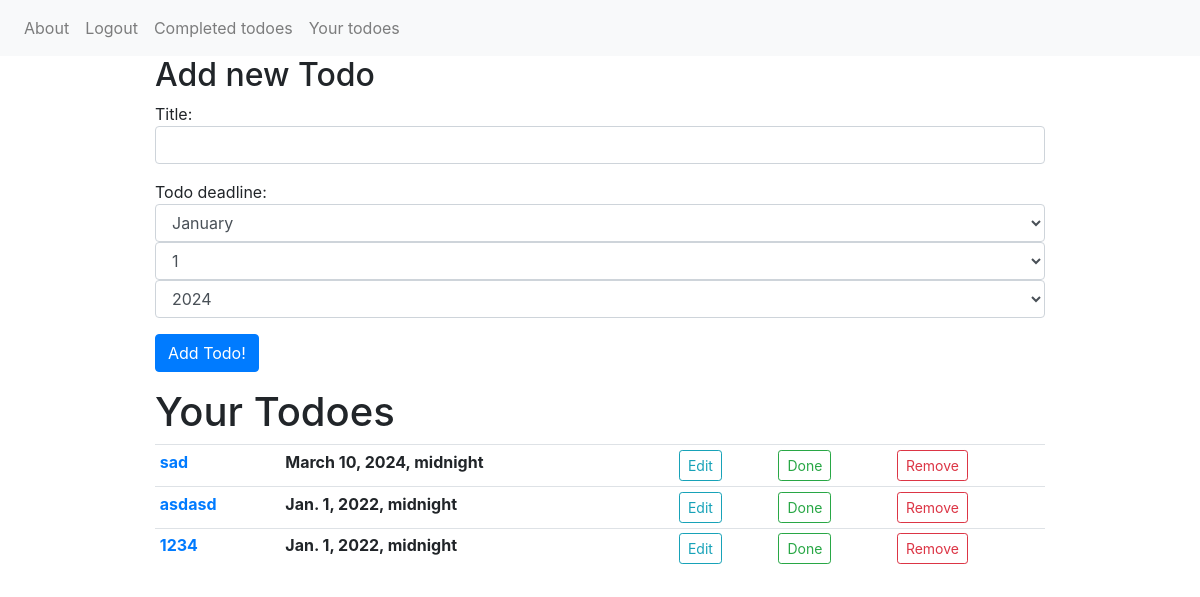
/todoes/ (signed in), run on an earlier commit of the app's database.
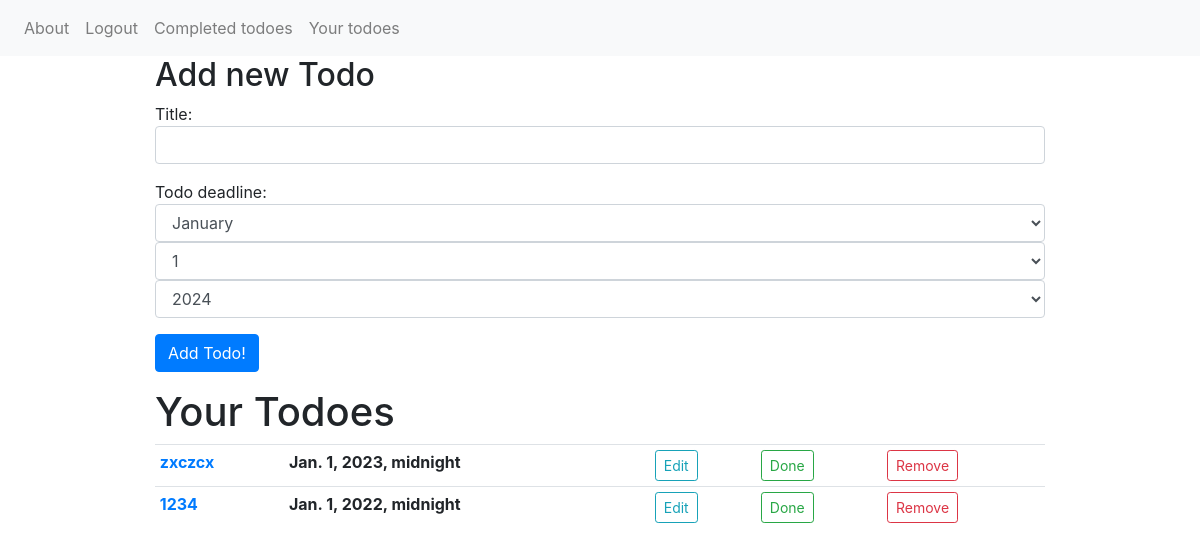
And on a later commit of the database.
### todolist/models.py (models this page shows)
class Todo(models.Model):
    title = models.CharField(max_length=200, blank=True)
    body = models.CharField(max_length=2000, blank=True)
    timestamp_create = models.DateTimeField(auto_now_add=True)
    timestamp_todo = models.DateTimeField(blank=True)
    timestamp_done = models.DateTimeField(null=True)
    status = models.BooleanField(default=False)
    user = models.ForeignKey(User, on_delete=models.CASCADE)

### todolist/views.py (the view, shortened to what this page needs)
# urls.py: path('todoes/', TodoesPage.as_view(), name='todoes'),
class TodoesPage(View, DataMixin, LoginRequiredMixin):
    template_name = 'todolist/todoes.html'
    title = 'Todoes page'
    def get(self, request, errors=None):
        form = AddingTodoForm()
        user = request.user
        todoes = Todo.objects.filter(user_id=user.id, status=False).order_by('-timestamp_todo')
        return render(request, self.template_name, {'menu': self.logged_menu,
                                                    'title': self.title,
                                                    'form': form,
                                                    'todoes': todoes,
                                                    'errors': errors})

### todolist/forms.py (shortened to what this page needs)
class AddingTodoForm(forms.Form):
    title = forms.CharField(label='Title',
                            max_length=200,
                            required=True,
                            widget=forms.TextInput(attrs={'class': 'form-control'}))
    timestamp_todo = forms.DateTimeField(label='Todo deadline',
                                         widget=forms.SelectDateWidget(attrs={'class': 'form-control'}))

### todolist/templates/todolist/todoes.html (shortened to what this page needs)
{% extends 'todolist/base.html' %}
{% block content %}
<h2>Add new Todo</h2>
<form action="{% url 'todoes' %}" method="post">
    {% for f in form %}
    <p>{{f.label}}: {{f}}</p>
    {% endfor %}
    <p><input type="submit" value="Add Todo!" class="btn btn-primary"></p>
</form>
<h1>Your Todoes</h1>
<table class="table table-sm">
    <tbody>
    {% if todoes %}
    {% for todo in todoes %}
    <tr>
        <th scope="col"><a href="{% url 'todo' todo.pk %}">{{todo.title}}</a></th>
        <th scope="col">{{todo.timestamp_todo}}</th>
        <th scope="col">
            <form action="{% url 'edit_todo' todo.id%}" method="get" name="todoes">
                <button type="submit" class="btn btn-outline-info btn-sm" name="edit">Edit</button>
            </form>
        </th>
        <th scope="col">
            <form action="{% url 'done_todo'%}" method="post">
                <button type="submit" class="btn btn-outline-success btn-sm" name="done_todo">Done</button>
            </form>
        </th>
        <th scope="col">
            <form action="{% url 'remove_todo'%}" method="post">
                <button type="submit" class="btn btn-outline-danger btn-sm" name="remove_todo">Remove</button>
            </form>
        </th>
    </tr>
    {% endfor %}
    {% endif %}
    </tbody>
</table>
{% endblock %}

### todolist/templates/todolist/base.html (shortened to what this page needs)
{% load static %}
<!DOCTYPE html>
<html lang="en">
<head>
    <link href="{% static 'css/bootstrap.css' %}" rel="stylesheet" type="text/css">
</head>
<body>
<nav class="navbar navbar-expand-lg navbar-light bg-light">
    <div id="collapse navbar-collapse" id="navbarNavAltMarkup">
        <div class="navbar-nav">
            {% for m in menu %}
            <a href="{% url m.url_name%}" class="nav-link">{{m.title}}</a>
            {% endfor %}
        </div>
    </div>
</nav>
<div class="container">
    <div class="row">
        <div class="col">
        </div>
        <div class="col-10">
            <div class="container-fluid">
                {% block content %}
                {% endblock %}
            </div>
        </div>
        <div class="col">
        </div>
    </div>
</div>
</body>
</html>

What changed in the data, as far as the page shows it:
no longer on this page (row edited): Todo: title "sad", timestamp_todo "March 10, 2024, midnight"
removed Todo: title "asdasd", timestamp_todo "Jan. 1, 2022, midnight"
added Todo: title "zxczcx", timestamp_todo "Jan. 1, 2023, midnight"
